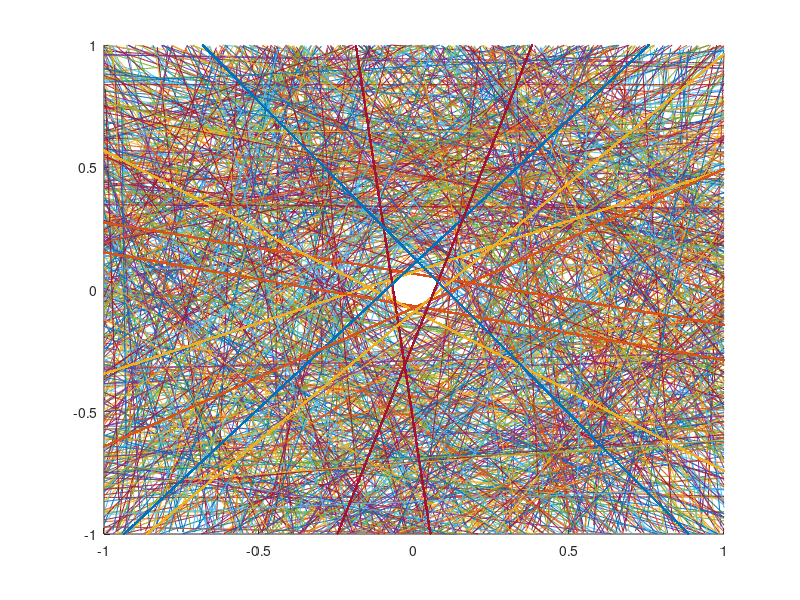

Reproduce this figure in MATLAB.
%% generating random constrains
% y = ai x + bi
N=1000; % number of constrains
rho=2*pi*rand(N,1);
a=-1./tan(rho);
r=1/16+15/16*rand(N,1);
b=r./sin(rho);
s=rho>pi;
m=420; % plot accuracy
k=42; % interation number

%% ploting all current constrains
hold on
for i=1:N
    x=linspace(-1,1,m);
    y=a(i)*x+b(i);
    x(y>1)=[];
    y(y>1)=[];
    x(y<-1)=[];
    y(y<-1)=[];
    plot(x,y)
end

%%
% known: (0,0) inside the domain
% finding the northest point
idx_temp1=find(b>0);
[v,idx_temp2]=min(b(idx_temp1));
idx_ini1=idx_temp1(idx_temp2);
% idx_ini1=1; % starting from a random line
idx_temp1=find(b<0);
[v,idx_temp2]=max(b(idx_temp1));
idx_ini2=idx_temp1(idx_temp2);
% idx_ini2=2; % starting from a random line
hold on
for idx_ini=[idx_ini1,idx_ini2]
    x=linspace(-1,1,m*(1+abs(a(idx_ini))));
    y=a(idx_ini)*x+b(idx_ini);
    x(y>1)=[];
    y(y>1)=[];
    x(y<-1)=[];
    y(y<-1)=[];
    plot(x,y,'.')
end
% boundary on the left quadrant
hold on
rec=[];
for i=[idx_ini1,idx_ini2]
for k=1:42 % an arbitrary iriteration number
% finding the lines to cross
   rel_idx1=[find(a>a(i))];
   rel_idx2=[find(s==0)];
   rel_idx3=[find(a<a(i))];
   rel_idx4=[find(s>0)];
   rel_idx=[intersect(rel_idx1,rel_idx2);intersect(rel_idx3,rel_idx4)];
% solving for intersections
   ai=a(i)*ones(size(rel_idx,1),1);
   aj=a(rel_idx);
   bi=b(i)*ones(size(rel_idx,1),1);
   bj=b(rel_idx);
   sx=-(bi-bj)./(ai-aj);
   [v,temp_idx]=max(sx);
   idx_left=rel_idx(temp_idx);
% plot
    x=linspace(-1,1,m*(1+abs(a(i))));
    y=a(i)*x+b(i);
    x(y>1)=[];
    y(y>1)=[];
    x(y<-1)=[];
    y(y<-1)=[];
    plot(x,y,'.')
% recording 
   rec=[rec;i];
   i=idx_left;

end
end
% boundary on the right quadrant
hold on
for i=[idx_ini1,idx_ini2]
for k=1:42 % an arbitrary iriteration number
% finding the lines to cross
   rel_idx1=[find(a>a(i))];
   rel_idx2=[find(s>0)];
   rel_idx3=[find(a<a(i))];
   rel_idx4=[find(s==0)];
   rel_idx=[intersect(rel_idx1,rel_idx2);intersect(rel_idx3,rel_idx4)];
% solving for intersections
   ai=a(i)*ones(size(rel_idx,1),1);
   aj=a(rel_idx);
   bi=b(i)*ones(size(rel_idx,1),1);
   bj=b(rel_idx);
   sx=-(bi-bj)./(ai-aj);
   [v,temp_idx]=min(sx);
   idx_right=rel_idx(temp_idx);
% recording    
   rec=[rec;i];
   i=idx_right;
% plot   
    x=linspace(-1,1,m*(1+abs(a(i))));
    y=a(i)*x+b(i);
    x(y>1)=[];
    y(y>1)=[];
    x(y<-1)=[];
    y(y<-1)=[];
    plot(x,y,'.')
end
end